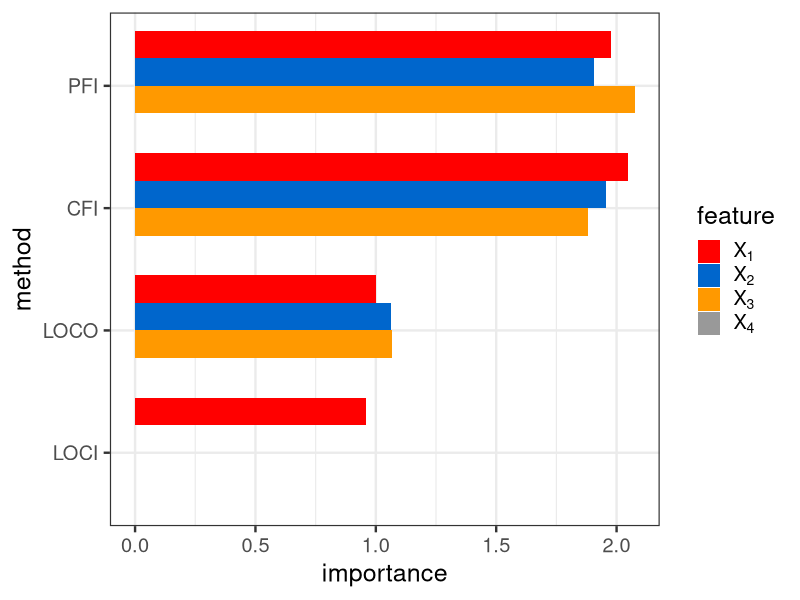
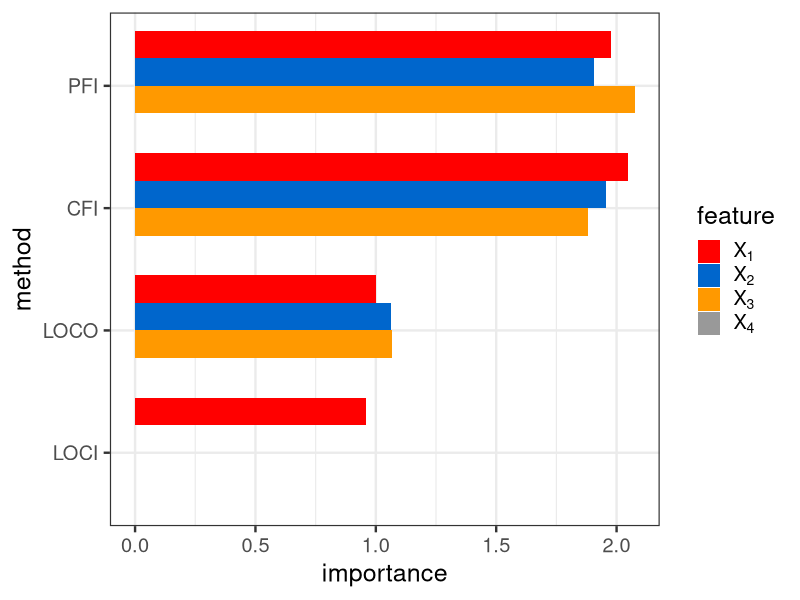

Write R code to recreate these figures, in order.
library(ggplot2)
theme_set(theme_bw(base_size = 18))
color_vector = c("red", "#0066CC", "#FF9900", "#999999", "#9900FF")

# load datasets
df_pfi_cfi = read.csv("./simulations/data/sim2_df_res_pfi_cfi.csv")
df_loco_loci = read.csv("./simulations/data/sim2_df_res_loco_loci.csv")


df = rbind(df_pfi_cfi, df_loco_loci)
df$feature = as.factor(df$feature)
df$i = length(df$feature):1


# Plot
sim2 = ggplot(data = df, aes(y = reorder(type, i),  x = importance, fill = reorder(feature, i))) +
  geom_col(position = position_dodge()) +
  labs(y = "method",
       fill = "feature") + 
  scale_fill_manual(values = color_vector, breaks = c("x1", "x2", "x3", "x4"), 
                    labels = c(expression(X[1]), expression(X[2]), expression(X[3]), expression(X[4])))

sim2

# Save plot
ggsave(filename = "./simulations/plots/sim2.pdf")